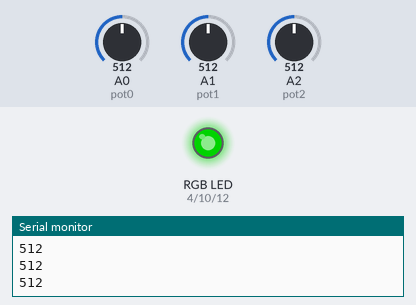
Bench run of a sketch on a simulated Arduino Uno, built with avr-gcc and run on an emulated ATmega328P. On the bench: an RGB LED mixed from three pins (HIGH = lit), the last lines printed to the serial monitor. The inputs (shaded band) are chosen by the test bench; at power-on: A0 (pot0) = 512, A1 (pot1) = 512, A2 (pot2) = 512. Dim RGB values are drawn brighter than linear.

Above: at 1.3 s.
1.4 s: A0 (pot0) set to 530
At 2.6 s:
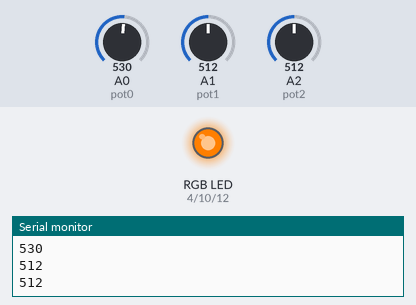
3.5 s: A1 (pot1) set to 716
At 5.2 s:
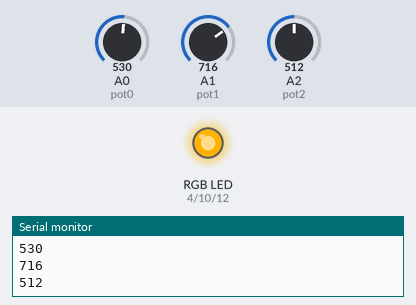
5.5 s: A2 (pot2) set to 524
At 7.1 s:
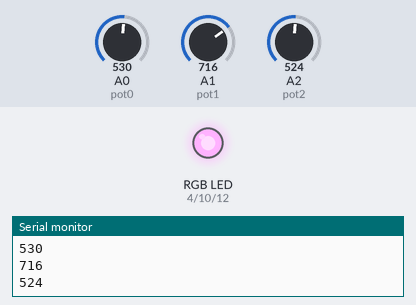
7.5 s: A0 (pot0) set to 511
At 8.8 s:
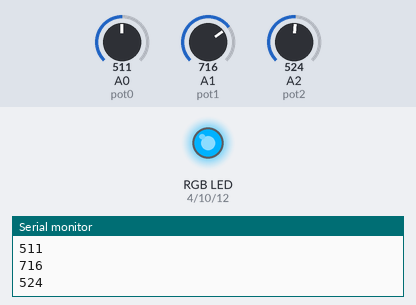
9.5 s: A1 (pot1) set to 900
At 10.4 s:
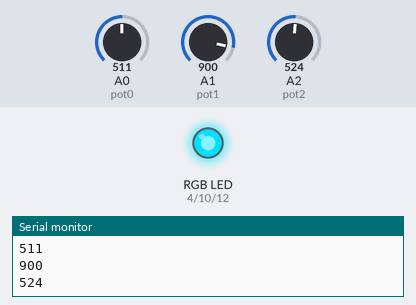
11.5 s: A2 (pot2) set to 306
At 13.3 s:
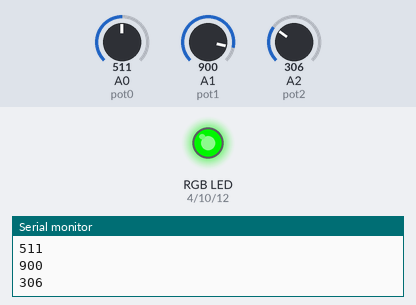
Timing chart, 0 to 14.5 s (numbered marks = the images above; inputs shaded):
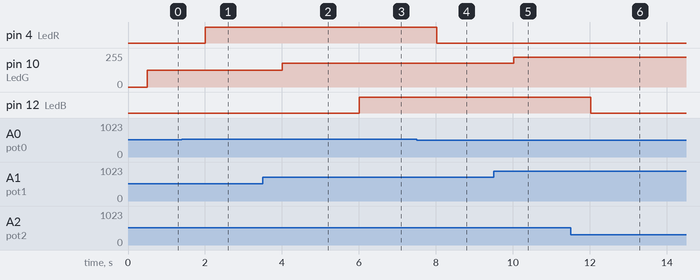

Measured:
- the behaviour switches between 513 and 514 on A0 (pot0) (found by bisection; images 0 and 1)
- the behaviour switches between 513 and 514 on A2 (pot2) (found by bisection; images 2 and 3)
- after the input at 1.4 s, pin 4 (LedR): LOW → HIGH after 0.60 s
- after the input at 3.5 s, pin 10 (LedG): 127/255 → 178/255 after 0.51 s
- after the input at 5.5 s, pin 12 (LedB): LOW → HIGH after 0.51 s
- after the input at 7.5 s, pin 4 (LedR): HIGH → LOW after 0.52 s
- after the input at 9.5 s, pin 10 (LedG): 178/255 → 224/255 after 0.52 s
- after the input at 11.5 s, pin 12 (LedB): HIGH → LOW after 0.52 s

The sketch:

Programa.ino
```cpp
/**********************************************************************
**                                                                   **
**                               TÍTOL:                              **
**                      LL10_Rubén_Martos_ARDUINO                    **
**                                                                   **
**  NOM: Rubén Martos Gutiérrez                     Data: 17/01/2022 **
**********************************************************************/
//************************** INCLUDE **********************************


//************************ VARIABLES **********************************
const byte LedR = 4;        // donar nom al pin 5 de l’Arduino
const byte LedG = 10;         // donar nom al pin 6 de l’Arduino
const byte LedB = 12;         // donar nom al pin 7 de l’Arduino
const byte pot0 = A0;         // donar nom al pin A0 de l’Arduino
int valPot0;                 // guardar valor del potenciometre
const byte pot1 = A1;         // donar nom al pin A1 de l’Arduino
int valPot1;                 // guardar valor del potenciometre
const byte pot2 = A2;         // donar nom al pin A2 de l’Arduino
int valPot2;                 // guardar valor del potenciometre

//************************** SETUP ************************************

void setup()  // ho fa un cop quan el programa s'inicia
{
 pinMode(LedR, OUTPUT);   // definir el pin 5 com una sortida
 pinMode(LedG, OUTPUT);   // definir el pin 6 com una sortida
 pinMode(LedB, OUTPUT);   // definir el pin 7 com una sortida
 pinMode(pot0, INPUT);   // definir el pin A0 com una entrada
 pinMode(pot1, INPUT);   // definir el pin A1 com una entrada
 pinMode(pot2, INPUT);   // definir el pin A2 com una entrada
 Serial.begin(9600);
}

//************************** LOOP *************************************
void loop()      //we need this to be here even though its empty
{
  valPot0 = analogRead(pot0);    // llegir valor potenciòmetre
  Serial.println(valPot0);
  valPot1 = analogRead(pot1);    // llegir valor potenciòmetre
  Serial.println(valPot1);
  valPot2 = analogRead(pot2);    // llegir valor potenciòmetre
  Serial.println(valPot2);

  valPot0 = map(valPot0, 0, 1023, 0, 255);
  valPot1 = map(valPot1, 0, 1023, 0, 255);
  valPot2 = map(valPot2, 0, 1023, 0, 255);
  delay(500);

  analogWrite(LedR, valPot0);
  analogWrite(LedG, valPot1);
  analogWrite(LedB, valPot2);
}

//************************** FUNCIONS  *********************************
```
